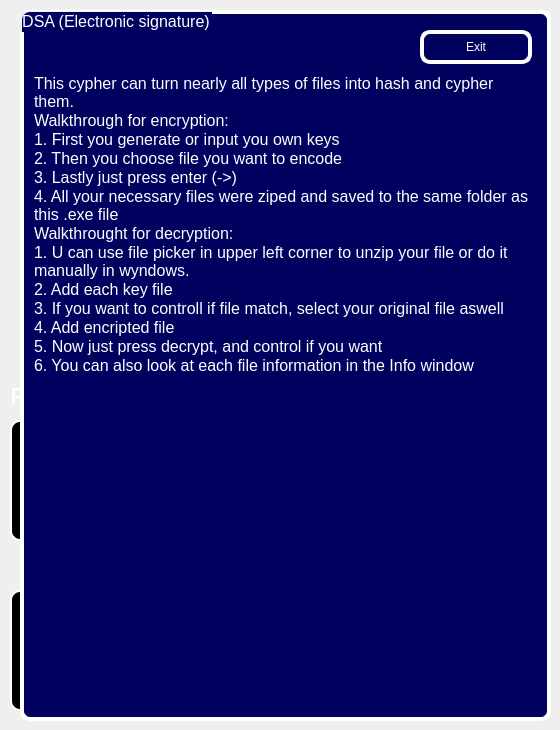
    <widget class="QWidget" name="tab">
     <attribute name="title">
      <string>Enc</string>
     </attribute>
     <widget class="QPushButton" name="encript">
      <property name="geometry">
       <rect>
        <x>250</x>
        <y>540</y>
        <width>61</width>
        <height>51</height>
       </rect>
      </property>
      <property name="font">
       <font>
        <pointsize>-1</pointsize>
        <weight>75</weight>
        <italic>false</italic>
        <bold>true</bold>
       </font>
      </property>
      <property name="styleSheet">
       <string notr="true">background-color:black;
color:white;
border-style:outset;
border-width:2px;
border-radius:10px;
border-color:white;
font:bold 25px;
padding: 8px;</string>
      </property>
      <property name="text">
       <string>-&gt;</string>
      </property>
     </widget>
     <widget class="QTextEdit" name="input_box">
      <property name="geometry">
       <rect>
        <x>10</x>
        <y>420</y>
        <width>231</width>
        <height>121</height>
       </rect>
      </property>
      <property name="font">
       <font>
        <pointsize>10</pointsize>
       </font>
      </property>
      <property name="styleSheet">
       <string notr="true">color: rgb(255, 255, 255);
background-color: rgb(0, 0, 0);
border-color: rgb(255, 255, 255);
border-style:outset;
border-width:2px;
border-radius:10px;
border-color:white;</string>
      </property>
      <property name="readOnly">
       <bool>true</bool>
      </property>
     </widget>
     <widget class="QGroupBox" name="groupBox">
      <property name="geometry">
       <rect>
        <x>20</x>
        <y>80</y>
        <width>521</width>
        <height>211</height>
       </rect>
      </property>
      <property name="styleSheet">
       <string notr="true">color: rgb(255, 255, 255);</string>
      </property>
      <property name="title">
       <string>Keys:</string>
      </property>
      <widget class="QLabel" name="label_3">
       <property name="geometry">
        <rect>
         <x>10</x>
         <y>20</y>
         <width>21</width>
         <height>51</height>
        </rect>
       </property>
       <property name="font">
        <font>
         <pointsize>10</pointsize>
        </font>
       </property>
       <property name="text">
        <string>E:</string>
       </property>
      </widget>
      <widget class="QLabel" name="label_4">
       <property name="geometry">
        <rect>
         <x>10</x>
         <y>80</y>
         <width>21</width>
         <height>51</height>
        </rect>
       </property>
       <property name="font">
        <font>
         <pointsize>10</pointsize>
        </font>
       </property>
       <property name="text">
        <string>D:</string>
       </property>
      </widget>
      <widget class="QLabel" name="label_5">
       <property name="geometry">
        <rect>
         <x>10</x>
         <y>140</y>
         <width>21</width>
         <height>51</height>
        </rect>
       </property>
       <property name="font">
        <font>
         <pointsize>10</pointsize>
        </font>
       </property>
       <property name="text">
        <string>N:</string>
       </property>
      </widget>
      <widget class="QTextEdit" name="e_box">
       <property name="geometry">
        <rect>
         <x>40</x>
         <y>30</y>
         <width>461</width>
         <height>41</height>
        </rect>
       </property>
       <property name="font">
        <font>
         <family>MS Shell Dlg 2</family>
         <pointsize>10</pointsize>
        </font>
       </property>
       <property name="styleSheet">
        <string notr="true">color: rgb(255, 255, 255);
background-color: rgb(0, 0, 0);
border-color: rgb(255, 255, 255);
border-style:outset;
border-width:2px;
border-radius:10px;
border-color:white;</string>
       </property>
      </widget>
      <widget class="QTextEdit" name="d_box">
       <property name="geometry">
        <rect>
         <x>40</x>
         <y>90</y>
         <width>461</width>
         <height>41</height>
        </rect>
       </property>
       <property name="font">
        <font>
         <pointsize>10</pointsize>
        </font>
       </property>
       <property name="styleSheet">
        <string notr="true">color: rgb(255, 255, 255);
background-color: rgb(0, 0, 0);
border-color: rgb(255, 255, 255);
border-style:outset;
border-width:2px;
border-radius:10px;
border-color:white;</string>
       </property>
      </widget>
      <widget class="QTextEdit" name="n_box">
       <property name="geometry">
        <rect>
         <x>40</x>
         <y>150</y>
         <width>461</width>
         <height>41</height>
        </rect>
       </property>
       <property name="font">
        <font>
         <pointsize>10</pointsize>
        </font>
       </property>
       <property name="styleSheet">
        <string notr="true">color: rgb(255, 255, 255);
background-color: rgb(0, 0, 0);
border-color: rgb(255, 255, 255);
border-style:outset;
border-width:2px;
border-radius:10px;
border-color:white;</string>
       </property>
      </widget>
     </widget>
     <widget class="QTextEdit" name="output_box">
      <property name="geometry">
       <rect>
        <x>320</x>
        <y>420</y>
        <width>231</width>
        <height>121</height>
       </rect>
      </property>
      <property name="font">
       <font>
        <pointsize>10</pointsize>
       </font>
      </property>
      <property name="styleSheet">
       <string notr="true">color: rgb(255, 255, 255);
background-color: rgb(0, 0, 0);
border-color: rgb(255, 255, 255);
border-style:outset;
border-width:2px;
border-radius:10px;
border-color:white;</string>
      </property>
     </widget>
     <widget class="QPushButton" name="generate_button">
      <property name="geometry">
       <rect>
        <x>20</x>
        <y>300</y>
        <width>171</width>
        <height>51</height>
       </rect>
      </property>
      <property name="font">
       <font>
        <pointsize>-1</pointsize>
        <weight>75</weight>
        <italic>false</italic>
        <bold>true</bold>
       </font>
      </property>
      <property name="styleSheet">
       <string notr="true">background-color:black;
color:white;
border-style:outset;
border-width:2px;
border-radius:10px;
border-color:white;
font:bold 25px;
padding: 8px;</string>
      </property>
      <property name="text">
       <string>Generate</string>
      </property>
     </widget>
     <widget class="QLabel" name="label">
      <property name="geometry">
       <rect>
        <x>20</x>
        <y>0</y>
        <width>521</width>
        <height>81</height>
       </rect>
      </property>
      <property name="font">
       <font>
        <family>OCR A Extended</family>
        <pointsize>21</pointsize>
       </font>
      </property>
      <property name="styleSheet">
       <string notr="true">color: rgb(255, 255, 255);</string>
      </property>
      <property name="text">
       <string>Digital Signature</string>
      </property>
     </widget>
     <widget class="QLabel" name="label_2">
      <property name="geometry">
       <rect>
        <x>10</x>
        <y>380</y>
        <width>271</width>
        <height>31</height>
       </rect>
      </property>
      <property name="font">
       <font>
        <family>OCR A Extended</family>
        <pointsize>18</pointsize>
       </font>
      </property>
      <property name="styleSheet">
       <string notr="true">color: rgb(255, 255, 255);</string>
      </property>
      <property name="text">
       <string>File Content</string>
      </property>
     </widget>
     <widget class="QLabel" name="label_6">
      <property name="geometry">
       <rect>
        <x>360</x>
        <y>370</y>
        <width>161</width>
        <height>41</height>
       </rect>
      </property>
      <property name="font">
       <font>
        <family>OCR A Extended</family>
        <pointsize>18</pointsize>
       </font>
      </property>
      <property name="styleSheet">
       <string notr="true">color: rgb(255, 255, 255);</string>
      </property>
      <property name="text">
       <string>Encoded</string>
      </property>
     </widget>
     <widget class="QPushButton" name="browse1">
      <property name="geometry">
       <rect>
        <x>430</x>
        <y>300</y>
        <width>111</width>
        <height>51</height>
       </rect>
      </property>
      <property name="font">
       <font>
        <pointsize>-1</pointsize>
        <weight>75</weight>
        <italic>false</italic>
        <bold>true</bold>
       </font>
      </property>
      <property name="styleSheet">
       <string notr="true">background-color:black;
color:white;
border-style:outset;
border-width:2px;
border-radius:10px;
border-color:white;
font:bold 25px;
padding: 8px;</string>
      </property>
      <property name="text">
       <string>Browse</string>
      </property>
     </widget>
     <widget class="QTextEdit" name="input_file">
      <property name="geometry">
       <rect>
        <x>210</x>
        <y>300</y>
        <width>211</width>
        <height>51</height>
       </rect>
      </property>
      <property name="font">
       <font>
        <pointsize>10</pointsize>
       </font>
      </property>
      <property name="styleSheet">
       <string notr="true">color: rgb(255, 255, 255);
background-color: rgb(0, 0, 0);
border-color: rgb(255, 255, 255);
border-style:outset;
border-width:2px;
border-radius:10px;
border-color:white;</string>
      </property>
     </widget>
     <widget class="QTextEdit" name="input_box_2">
      <property name="geometry">
       <rect>
        <x>10</x>
        <y>590</y>
        <width>231</width>
        <height>121</height>
       </rect>
      </property>
      <property name="font">
       <font>
        <pointsize>10</pointsize>
       </font>
      </property>
      <property name="styleSheet">
       <string notr="true">color: rgb(255, 255, 255);
background-color: rgb(0, 0, 0);
border-color: rgb(255, 255, 255);
border-style:outset;
border-width:2px;
border-radius:10px;
border-color:white;</string>
      </property>
      <property name="readOnly">
       <bool>true</bool>
      </property>
     </widget>
     <widget class="QLabel" name="label_7">
      <property name="geometry">
       <rect>
        <x>40</x>
        <y>550</y>
        <width>161</width>
        <height>31</height>
       </rect>
      </property>
      <property name="font">
       <font>
        <family>OCR A Extended</family>
        <pointsize>18</pointsize>
       </font>
      </property>
      <property name="styleSheet">
       <string notr="true">color: rgb(255, 255, 255);</string>
      </property>
      <property name="text">
       <string>To Hash</string>
      </property>
     </widget>
     <widget class="QTextEdit" name="output_box_2">
      <property name="geometry">
       <rect>
        <x>320</x>
        <y>590</y>
        <width>231</width>
        <height>121</height>
       </rect>
      </property>
      <property name="font">
       <font>
        <pointsize>10</pointsize>
       </font>
      </property>
      <property name="styleSheet">
       <string notr="true">color: rgb(255, 255, 255);
background-color: rgb(0, 0, 0);
border-color: rgb(255, 255, 255);
border-style:outset;
border-width:2px;
border-radius:10px;
border-color:white;</string>
      </property>
     </widget>
     <widget class="QLabel" name="label_8">
      <property name="geometry">
       <rect>
        <x>340</x>
        <y>550</y>
        <width>201</width>
        <height>31</height>
       </rect>
      </property>
      <property name="font">
       <font>
        <family>OCR A Extended</family>
        <pointsize>18</pointsize>
       </font>
      </property>
      <property name="styleSheet">
       <string notr="true">color: rgb(255, 255, 255);</string>
      </property>
      <property name="text">
       <string>To Base64</string>
      </property>
     </widget>
     <widget class="QPushButton" name="info_button_2">
      <property name="geometry">
       <rect>
        <x>460</x>
        <y>20</y>
        <width>91</width>
        <height>41</height>
       </rect>
      </property>
      <property name="font">
       <font>
        <pointsize>-1</pointsize>
        <weight>75</weight>
        <italic>false</italic>
        <bold>true</bold>
       </font>
      </property>
      <property name="styleSheet">
       <string notr="true">background-color:black;
color:white;
border-style:outset;
border-width:2px;
border-radius:10px;
border-color:white;
font:bold 25px;
padding: 8px;</string>
      </property>
      <property name="text">
       <string>Info</string>
      </property>
     </widget>
     <widget class="QGroupBox" name="info_box">
      <property name="geometry">
       <rect>
        <x>20</x>
        <y>10</y>
        <width>531</width>
        <height>711</height>
       </rect>
      </property>
      <property name="font">
       <font>
        <pointsize>12</pointsize>
       </font>
      </property>
      <property name="styleSheet">
       <string notr="true">border-color: rgb(255, 255, 255);
border-style:outset;
border-width:4px;
border-radius:10px;
border-color:white;background-color: rgb(0, 0, 94);
color: rgb(255, 255, 255);</string>
      </property>
      <property name="title">
       <string>DSA (Electronic signature)</string>
      </property>
      <widget class="QPushButton" name="exit_button_2">
       <property name="geometry">
        <rect>
         <x>400</x>
         <y>20</y>
         <width>112</width>
         <height>34</height>
        </rect>
       </property>
       <property name="text">
        <string>Exit</string>
       </property>
      </widget>
      <widget class="QTextEdit" name="z">
       <property name="geometry">
        <rect>
         <x>6</x>
         <y>56</y>
         <width>511</width>
         <height>631</height>
        </rect>
       </property>
       <property name="styleSheet">
        <string notr="true">border-color: rgba(255, 255, 255, 0);
color: rgb(255, 255, 255);
background-color: rgba(255, 255, 255, 0);</string>
       </property>
       <property name="readOnly">
        <bool>true</bool>
       </property>
       <property name="html">
        <string>&lt;!DOCTYPE HTML PUBLIC &quot;-//W3C//DTD HTML 4.0//EN&quot; &quot;http://www.w3.org/TR/REC-html40/strict.dtd&quot;&gt;
&lt;html&gt;&lt;head&gt;&lt;meta name=&quot;qrichtext&quot; content=&quot;1&quot; /&gt;&lt;style type=&quot;text/css&quot;&gt;
p, li { white-space: pre-wrap; }
&lt;/style&gt;&lt;/head&gt;&lt;body style=&quot; font-family:'MS Shell Dlg 2'; font-size:8pt; font-weight:400; font-style:normal;&quot;&gt;
&lt;p style=&quot; margin-top:0px; margin-bottom:0px; margin-left:0px; margin-right:0px; -qt-block-indent:0; text-indent:0px;&quot;&gt;&lt;span style=&quot; font-size:12pt; color:#ffffff;&quot;&gt;This cypher can turn nearly all types of files into hash and cypher them.&lt;/span&gt;&lt;/p&gt;
&lt;p style=&quot; margin-top:0px; margin-bottom:0px; margin-left:0px; margin-right:0px; -qt-block-indent:0; text-indent:0px;&quot;&gt;&lt;span style=&quot; font-size:12pt; color:#ffffff;&quot;&gt;Walkthrough for encryption:&lt;/span&gt;&lt;/p&gt;
&lt;p style=&quot; margin-top:0px; margin-bottom:0px; margin-left:0px; margin-right:0px; -qt-block-indent:0; text-indent:0px;&quot;&gt;&lt;span style=&quot; font-size:12pt; color:#ffffff;&quot;&gt;1. First you generate or input you own keys&lt;/span&gt;&lt;/p&gt;
&lt;p style=&quot; margin-top:0px; margin-bottom:0px; margin-left:0px; margin-right:0px; -qt-block-indent:0; text-indent:0px;&quot;&gt;&lt;span style=&quot; font-size:12pt; color:#ffffff;&quot;&gt;2. Then you choose file you want to encode &lt;/span&gt;&lt;/p&gt;
&lt;p style=&quot; margin-top:0px; margin-bottom:0px; margin-left:0px; margin-right:0px; -qt-block-indent:0; text-indent:0px;&quot;&gt;&lt;span style=&quot; font-size:12pt; color:#ffffff;&quot;&gt;3. Lastly just press enter (-&amp;gt;)&lt;/span&gt;&lt;/p&gt;
&lt;p style=&quot; margin-top:0px; margin-bottom:0px; margin-left:0px; margin-right:0px; -qt-block-indent:0; text-indent:0px;&quot;&gt;&lt;span style=&quot; font-size:12pt; color:#ffffff;&quot;&gt;4. All your necessary files were ziped and saved to the same folder as this .exe file&lt;/span&gt;&lt;/p&gt;
&lt;p style=&quot; margin-top:0px; margin-bottom:0px; margin-left:0px; margin-right:0px; -qt-block-indent:0; text-indent:0px;&quot;&gt;&lt;span style=&quot; font-size:12pt; color:#ffffff;&quot;&gt;Walkthrought for decryption:&lt;/span&gt;&lt;/p&gt;
&lt;p style=&quot; margin-top:0px; margin-bottom:0px; margin-left:0px; margin-right:0px; -qt-block-indent:0; text-indent:0px;&quot;&gt;&lt;span style=&quot; font-size:12pt; color:#ffffff;&quot;&gt;1. U can use file picker in upper left corner to unzip your file or do it manually in wyndows.&lt;/span&gt;&lt;/p&gt;
&lt;p style=&quot; margin-top:0px; margin-bottom:0px; margin-left:0px; margin-right:0px; -qt-block-indent:0; text-indent:0px;&quot;&gt;&lt;span style=&quot; font-size:12pt; color:#ffffff;&quot;&gt;2. Add each key file&lt;/span&gt;&lt;/p&gt;
&lt;p style=&quot; margin-top:0px; margin-bottom:0px; margin-left:0px; margin-right:0px; -qt-block-indent:0; text-indent:0px;&quot;&gt;&lt;span style=&quot; font-size:12pt; color:#ffffff;&quot;&gt;3. If you want to controll if file match, select your original file aswell&lt;/span&gt;&lt;/p&gt;
&lt;p style=&quot; margin-top:0px; margin-bottom:0px; margin-left:0px; margin-right:0px; -qt-block-indent:0; text-indent:0px;&quot;&gt;&lt;span style=&quot; font-size:12pt; color:#ffffff;&quot;&gt;4. Add encripted file&lt;/span&gt;&lt;/p&gt;
&lt;p style=&quot; margin-top:0px; margin-bottom:0px; margin-left:0px; margin-right:0px; -qt-block-indent:0; text-indent:0px;&quot;&gt;&lt;span style=&quot; font-size:12pt; color:#ffffff;&quot;&gt;5. Now just press decrypt, and control if you want&lt;/span&gt;&lt;/p&gt;
&lt;p style=&quot; margin-top:0px; margin-bottom:0px; margin-left:0px; margin-right:0px; -qt-block-indent:0; text-indent:0px;&quot;&gt;&lt;span style=&quot; font-size:12pt; color:#ffffff;&quot;&gt;6. You can also look at each file information in the Info window&lt;/span&gt;&lt;/p&gt;
&lt;p style=&quot;-qt-paragraph-type:empty; margin-top:0px; margin-bottom:0px; margin-left:0px; margin-right:0px; -qt-block-indent:0; text-indent:0px; font-size:12pt; color:#ffffff;&quot;&gt;&lt;br /&gt;&lt;/p&gt;
&lt;p style=&quot;-qt-paragraph-type:empty; margin-top:0px; margin-bottom:0px; margin-left:0px; margin-right:0px; -qt-block-indent:0; text-indent:0px; font-size:12pt; color:#ffffff;&quot;&gt;&lt;br /&gt;&lt;/p&gt;
&lt;p style=&quot;-qt-paragraph-type:empty; margin-top:0px; margin-bottom:0px; margin-left:0px; margin-right:0px; -qt-block-indent:0; text-indent:0px; font-size:12pt; color:#ffffff;&quot;&gt;&lt;br /&gt;&lt;/p&gt;&lt;/body&gt;&lt;/html&gt;</string>
       </property>
      </widget>
     </widget>
    </widget>
